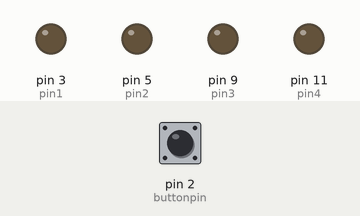
Bench run of a sketch on a simulated Arduino Uno, built with avr-gcc and run on an emulated ATmega328P. On the bench: output pins drawn as LEDs (lit = HIGH). Dashed ring = blinking. Inputs (shaded band) come from the test bench; at power-on: pin 2 (buttonpin) HIGH. What the sketch prints to the serial monitor is not drawn.

Above: at 1.2 s.
1.3 s: pin 2 (buttonpin) pulled LOW for 0.15 s
At 1.77 s:
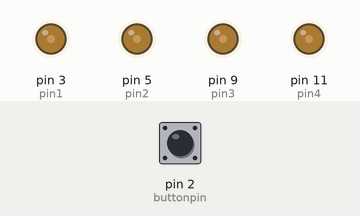
At 2.37 s:
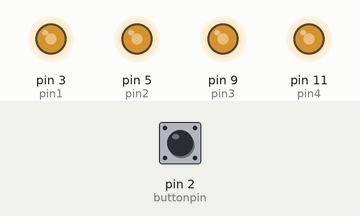
4.3 s: pin 2 (buttonpin) pulled LOW for 1 s
7.3 s: pin 2 (buttonpin) pulled LOW for 0.15 s
At 7.67 s:
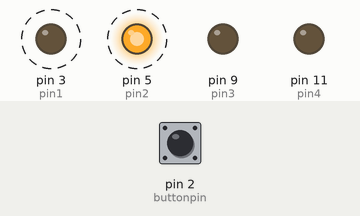
10.3 s: pin 2 (buttonpin) pulled LOW for 3.2 s
15.0 s: pin 2 (buttonpin) pulsed LOW 2 times (0.12 s each, 0.3 s apart)
Timing chart, 0 to 18.0 s (numbered marks = the images above; inputs shaded):
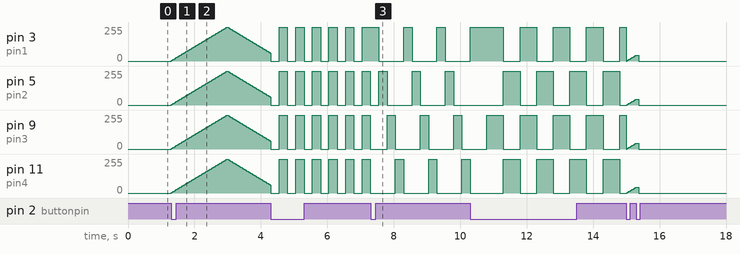

The sketch:

lights.ino
```cpp
// Set the pin numbers
// The following pins allow PWM
const int pin1 = 3;
const int pin2 = 5;
const int pin3 = 9;
const int pin4 = 11;
// The pin below allows interrupts
const int buttonpin = 2;


int trend = 1;
int choice = 0;
volatile int mode = 0;
volatile long first_time = 0;
volatile int press = 0;
int alternate = 1;
int option = 0;

int bright1 = 0;
int bright2 = 0;
int bright3 = 0;
int bright4 = 252;

// Set the millis
unsigned long previous_millis = 0;
// unsigned long prev_millis = 0;
const int interval = 20;
int light_increment = 3;
int light_increment_ = 0;
int brightness = 0;
bool stat = HIGH;
int stat_ = 0;

void setup() {
  // put your setup code here, to run once:
  pinMode(pin1, OUTPUT);
  pinMode(pin2, OUTPUT);
  pinMode(pin3, OUTPUT);
  pinMode(pin4, OUTPUT);
  pinMode(buttonpin, INPUT_PULLUP);
  Serial.begin(57600);
  attachInterrupt(digitalPinToInterrupt(buttonpin), mode_change, FALLING);

}


void loop() {
  // put your main code here, to run repeatedly:

  unsigned long current_millis = millis();


   if (press == 1) {
    // String content = Serial.readStringUntil("\n");
    // choice = content.toInt();
    brightness = 0;
    stat = LOW;
    bright1 = 0;
    bright2 = 0;
    bright3 = 0;
    bright4 = 252;
    press = 0;
    alternate = 1;
    option = 0;
  }

  options(current_millis, mode);
}

void option0 (unsigned long current_millis) {
  // static unsigned long previous_millis = 0;
  if (current_millis - previous_millis >= 100) {
    previous_millis = current_millis;
    digitalWrite(pin1, LOW);
    digitalWrite(pin2, LOW);
    digitalWrite(pin3, LOW);
    digitalWrite(pin4, LOW);
  }
}

void option1 (unsigned long current_millis) {
  // static int brightness = 0;
  // static int light_increment = 3;
  // static unsigned long previous_millis = 0;

  if (current_millis - previous_millis >= interval) {
    previous_millis = current_millis;
    brightness += light_increment;
    if (brightness < 0 || brightness > 252){
      light_increment = -light_increment;
        if (brightness < 0) {
          brightness = 0;
        if (brightness > 252) {
          brightness = 252;
        }
      }
    }


      analogWrite(pin1, brightness);
      analogWrite(pin2, brightness);
      analogWrite(pin3, brightness);
      analogWrite(pin4, brightness);
  }
}

void option2 (unsigned long current_millis) {
  static unsigned long previous_millis = 0;
  static bool stat = HIGH;

  if (current_millis - previous_millis >= 250) {
    previous_millis = current_millis;
    stat = !stat;
    // stat = LOW;
    if (stat == LOW) {
      stat_ = 0;
    }
    else if (stat == HIGH) {
      stat_ = 252;
    }
    analogWrite(pin1, stat_);
    analogWrite(pin2, stat_);
    analogWrite(pin3, stat_);
    analogWrite(pin4, stat_);
  }
}

void option3 (unsigned long current_millis) {
  // static unsigned long previous_millis = 0;
  // static int bright1 = 0;
  // static int bright2 = 0;
  // static int bright3 = 0;
  // static int bright4 = 252;

  if (current_millis - previous_millis >= 250) {
    previous_millis = current_millis;

    if (bright1 == 252) {
      bright1 = 0;
      bright2 = 252;
      bright3 = 0;
      bright4 = 0;
    }

    else if (bright2 == 252) {
      bright1 = 0;
      bright2 = 0;
      bright3 = 252;
      bright4 = 0;
    }

    else if (bright3 == 252) {
      bright1 = 0;
      bright2 = 0;
      bright3 = 0;
      bright4 = 252;
    }

    else if (bright4 == 252) {
      bright1 = 252;
      bright2 = 0;
      bright3 = 0;
      bright4 = 0;
    }

    analogWrite(pin1, bright1);
    analogWrite(pin2, bright2);
    analogWrite(pin3, bright3);
    analogWrite(pin4, bright4);
  }
}

void option4 (unsigned long current_millis) {
  // static unsigned long previous_millis = 0;
  // static int alternate = 1;

  if (current_millis - previous_millis >= 500) {
    previous_millis = current_millis;
    // alternate = !alternate;

    digitalWrite(pin1, alternate);
    digitalWrite(pin2, !alternate);
    digitalWrite(pin3, alternate);
    digitalWrite(pin4, !alternate);
    alternate = !alternate;
  }
}

void option5 (unsigned long current_millis) {
  static unsigned long prev_millis = 0;
  // static int option = 1;
  // unsigned long curr_millis = millis();
  if (current_millis - prev_millis >= 9000) {
    option++;
    if (option > 4) {
      option = 1;
    }
    prev_millis = current_millis;
    // Serial.println(option);
  }
  switch (option) {
    // case 0:
    //   option0(current_millis);
    case 1:
      option1(current_millis);
      break;
    case 2:
      option2(current_millis);
      break;
    case 3:
      option3(current_millis);
      break;
    case 4:
      option4(current_millis);
      break;
  }
    // option++;
    // if (option > 4) {
    //   option = 1;
    // }
    // prev_millis = current_millis;
    Serial.println(option);
  // }

}

void options (unsigned long current_millis, int mode) {
  if (mode == 0) {
    option0(current_millis);
  }
  else if (mode == 1) {
    option1(current_millis);
  }
  else if (mode == 2) {
    option2(current_millis);
  }
  else if (mode == 3) {
    option3(current_millis);
  }
  else if (mode == 4) {
    option4(current_millis);
  }
  else if (mode == 5) {
    option5(current_millis);
  }
}


void mode_change() {
  // unsigned long curr_time = millis();

  // if (curr_time - first_time > 200) {
    mode++;
    press = 1;

    if (mode > 5) {
      mode = 0;
    }

  //   first_time = curr_time;
  // }
}
```

Measured:
- after the input at 1.3 s, pin 3 (pin1), pin 5 (pin2), pin 9 (pin3), pin 11 (pin4): rises from 0/255 to 255/255 in 1.7 s, then falls to 60/255 in 1.3 s
- after the input at 7.3 s, pin 3 (pin1): alternates 252/255 for 0.25 s and 0/255 for 0.75 s, starting after 0.25 s; pin 5 (pin2): alternates 252/255 for 0.25 s and 0/255 for 0.75 s, starting after 1.2 s
